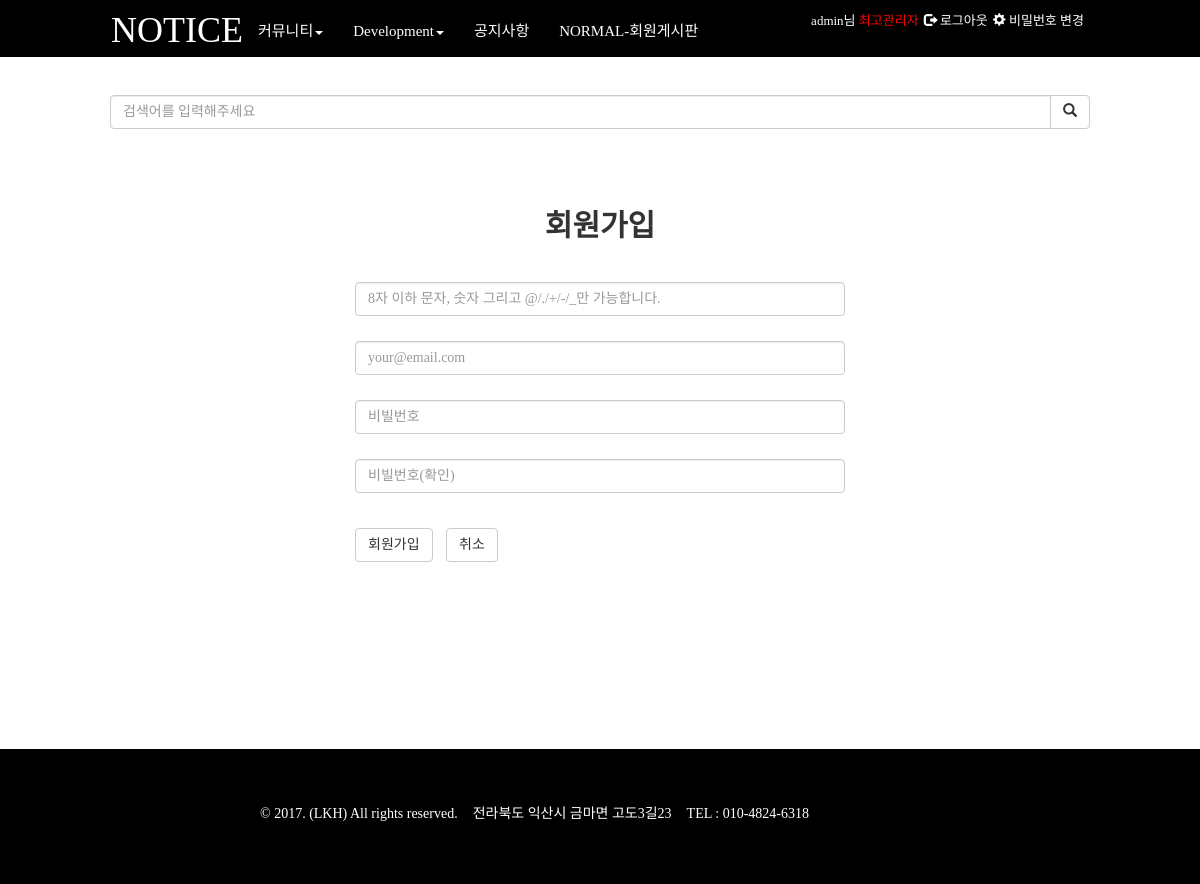
Page /register/ (signed in) on the committed database.
### member/models.py (models this page shows)
class User(AbstractUser):
    is_manager = models.BooleanField('관리자', default=False)
    is_member = models.BooleanField('회원', default=False)
    level1 =1
    level2 = 2
    level3 = 3
    LEVEL_TYPE_CHOICES = (
        (level1, 'manager 권한'),
        (level2, 'family 권한'),
        (level3, 'normal 권한'),
    )
    is_level = models.IntegerField('권한레벨',choices=LEVEL_TYPE_CHOICES,null=True,blank=True,default='3')

### notice/models.py (models this page shows, shortened)
class Notice_category(models.Model):
    title=models.CharField(verbose_name='제목',max_length=100)
    level1 = 1
    level2 = 2
    level3 = 3
    LEVEL_TYPE_CHOICES = (
        (level1, 'manager 권한'),
        (level2, 'family 권한'),
        (level3, 'normal 권한'),
    )
    list_auth = models.IntegerField('목록보기', choices=LEVEL_TYPE_CHOICES, null=True, blank=True)
    detail_auth = models.IntegerField('상세보기', choices=LEVEL_TYPE_CHOICES, null=True, blank=True)
    writer_auth = models.IntegerField('글쓰기', choices=LEVEL_TYPE_CHOICES, null=True, blank=True)
    created_date = models.DateTimeField(verbose_name='만든날짜',auto_now_add=True,)  # auto_now_add=True생정날짜,auto_now=True수정날짜
    modified_date = models.DateTimeField(verbose_name='수정날짜', auto_now=True)

### mysite/views.py (the view)
# urls.py: url(r'^register/', UserRegisterView.as_view(), name='register'),
class UserRegisterView(CreateView):
    template_name = 'registration/register.html'
    form_class = CreateUserForm
    success_url = reverse_lazy('home')
    def get_context_data(self, **kwargs):
        context = super().get_context_data(**kwargs)
        context['category'] = Notice_category.objects.all()
        context['searchForm']=PostSearchForm()
        return context

### mysite/forms.py
class CreateUserForm(UserCreationForm):
    class Meta:
        model = get_user_model()
        fields = ['username', 'email','first_name','last_name','is_level','password1','password2']
        widgets = {
            'username': forms.TextInput(attrs={'class': 'username form-control', 'placeholder': '8자 이하 문자, 숫자 그리고 @/./+/-/_만 가능합니다.'}),
            'email': forms.EmailInput(attrs={'class': 'email form-control','placeholder': 'your@email.com'}),
        }
        labels = {
            'username': '아이디',
            'email': '이메일',
        }
    def __init__(self, *args, **kwargs):
        super(CreateUserForm, self).__init__( *args, **kwargs)
        self.fields['username'].widget.attrs['maxlength'] = 8

### notice/forms.py
class PostSearchForm(forms.Form):
    search_word = forms.CharField(label='search_word',widget=forms.TextInput(attrs={'class':'form-control','placeholder': '검색어를 입력해주세요'}))

### templates/registration/register.html (shortened to what this page needs)
{% extends "home.html" %}
{% block title %}NOTICE{% endblock %}
{% block content %}
<section class="register_section wrap">
    <h1>회원가입</h1>
    <form method="post" action="." class="register_form">
    <fieldset>
        {{ form.username }}
        {{ form.email }}
        <input class="form-control" id="{{ form.password1.id_for_label }}" placeholder="비빌번호" maxlength="12" name="{{ form.password1.html_name }}" type="password"/>
        <input class="form-control" id="{{ form.password2.id_for_label }}" placeholder="비빌번호(확인)" maxlength="12" name="{{ form.password2.html_name }}" type="password"/>
    </fieldset>
    <div class="btn_register_div">
        <input class="btn btn-default btn_register" type="submit" value="회원가입"/>
        <a href="{% url 'home' %}">
          <button class="btn btn-default" type="button">취소</button>
        </a>
    </div>
    </form>
</section>
{% endblock %}

### templates/home.html (shortened to what this page needs)
{% extends 'base.html' %}
{% load staticfiles %}
{% block gnbcontent %}
{% load static %}
<ul class="nav navbar-nav gnb">
    <li class="dropdown">
        <a class="dropdown-toggle" data-toggle="dropdown" href="#">
            커뮤니티<span class="caret"></span>
        </a>
    </li>
    <li class="dropdown">
        <a class="dropdown-toggle" data-toggle="dropdown" href="#">
            Development<span class="caret"></span>
        </a>
    </li>
    {% for category in category %}
    {% if category.title == '공지사항'  %}
        <li>
            <a href="{% url 'notice_list:post_list' category=category.id %}">{{ category.title }}</a>
        </li>
    {%endif%}
    {% endfor %}
    {% for category in category %}
    {% if category.title == 'NORMAL-회원게시판'  %}
        <li>
            <a href="{% url 'notice_list:post_list' category=category.id %}">{{ category.title }}</a>
        </li>
    {%endif%}
    {% endfor %}
</ul>
</div>
</nav>
</header>
<form class="wrap search_form" action="{% url 'post_search' %}" method="post">
    <div class="input-group">
        {{ searchForm.search_word }}
        <div class="input-group-btn">
            <button class="btn btn-default" type="submit">
                <i class="glyphicon glyphicon-search"></i>
            </button>
        </div>
    </div>
</form>
{%endblock%}

### templates/base.html (shortened to what this page needs)
{% load staticfiles %}
<!DOCTYPE html>
<html lang="en">
<head>
    <link rel="stylesheet" href="https://maxcdn.bootstrapcdn.com/bootstrap/3.3.7/css/bootstrap.min.css">
    <link rel="stylesheet" href="{% static 'css/common.css' %}">
    <link rel="stylesheet" href="{% static 'css/base.css' %}">
    <link rel="stylesheet" href="{% static 'css/home.css' %}">
    <link rel="stylesheet" href="{% static 'css/pw_change.css' %}">
    <link rel="stylesheet" href="{% static 'css/login.css' %}">
    <link rel="stylesheet" href="{% static 'css/register.css' %}">
    <link rel="stylesheet" href="{% static 'css/about.css' %}">
    <link rel="stylesheet" href="{% static 'css/post_list.css' %}">
    <link rel="stylesheet" href="{% static 'css/post_edit.css' %}">
    <link rel="stylesheet" href="{% static 'css/post_detail.css' %}">
    <link rel="stylesheet" href="{% static 'css/pc_media.css' %}">
</head>
<body>
<header>
    <nav class="wrap clearfix gnb navbar navbar-inverse">
        <div class="navbar-header">
            <h1 class="logo">
                <a  href="{% url 'home' %}">
                    {% block title %}NOTICE{% endblock %}
                </a>
            </h1>
        </div>
        <div class="collapse navbar-collapse" id="myNavbar">
            <ul class="info nav navbar-nav navbar-right">
                {% if user.is_authenticated  %}
                    <li>
                        {% if  user.is_superuser == True%}
                        <a href="{% url 'manager_home' %}">
                            {{ user.username}}님
                            <span class="rating_admin">최고관리자</span>
                        </a>
                        {%endif%}
                    </li>
                    <li class="logout ">
                        <a href="{% url 'logout' %}">
                            <span class="glyphicon glyphicon-log-out"></span>
                            로그아웃
                        </a>
                    </li>
                    <li class="pd_change">
                        <a href="{% url 'password_change' %}">
                            <span class="glyphicon glyphicon-cog"></span>
                            비밀번호 변경
                        </a>
                    </li>
                {% endif %}
            </ul>
{% block gnbcontent %}{% endblock %}
{% block content %}{% endblock %}
{% block footer %}
        <footer class="footer">
            <div class="wrap clearfix footerinfo">
                <p class="copy">&copy; 2017. (LKH) All rights reserved.</p>
                <address class="address">
                    전라북도 익산시 금마면 고도3길23
                </address>
                <p class="tel">
                    TEL : 010-4824-6318
                </p>
            </div>
        </footer>
{% endblock %}
</body>
</html>

### static/css/common.css (style rules this page uses)
article, aside, details, figcaption, figure, footer, header, main, nav, section { display: block; }
.clearfix { *zoom: 1; }
.clearfix:after { content: ""; clear: both; display: block; }
* { box-sizing: border-box; }
body { margin: 0px; font-family: 'Nanum Myeongjo', serif; }
h1, h2, h3, h4, h5, h6 { margin: 0px; }
a { text-decoration: none; color: #000; }
ul { font-size: 0px; margin: 0px; padding: 0px; list-style: none; }
li { display: inline-block; zoom: 1; }
p { margin: 0px; }
.wrap { margin: 0px auto; max-width: 980px; padding: 0px 20px; }

### static/css/base.css (style rules this page uses)
header { background-color: black; position: fixed; width: 100%; z-index: 10000; }
.navbar-inverse { background-color: black; border-color: black; }
.logo { padding: 5px 0px; text-align: center; }
.logo>a { color: #ffffff; text-decoration: none; padding-left: 40px; }
.info { text-align: center; }
.info>li { display: inline-block !important; font-size: 15px; color: #ffffff; padding-right: 5px; }
.info>li>a { font-size: 15px; color: #ffffff !important; padding: 0px 0px; }
.rating_admin,.rating_manager { color: red !important; }
.footer { margin-top: 25px; background-color: black; padding: 25px 0px; }
.copy { margin-bottom: 5px; text-align: center; color: #ffffff; }
.address { margin-bottom: 5px; text-align: center; color: #ffffff; }
.tel { text-align: center; color: #ffffff; }

### static/css/home.css (style rules this page uses)
.gnb { font-size: 15px; }
.gnb>li>a { color: #ffff !important; }
.search_form { padding-top: 80px; margin-bottom: 25px; }

### static/css/login.css (style rules this page uses)
#id_username { margin-bottom: 15px; }

### static/css/register.css (style rules this page uses)
.register_section { margin-top: 50px; min-height: 330px; }
.register_section>h1 { font-size: 30px; font-weight: bold; margin-bottom: 20px; }
.email { margin-bottom: 15px; }
#id_password1 { margin-bottom: 15px; }
#id_password2 { margin-bottom: 15px; }
.btn_register_div { margin-top: 10px; }
.btn_register { margin-right: 10px; }

### static/css/pc_media.css (style rules this page uses)
@media all and (min-width: 768px) { .wrap { padding: 0px; } }
@media all and (min-width: 768px) { .logo>a { padding-left: 0px; } }
@media all and (min-width: 768px) { .info { margin-top: 5px; } }
@media all and (min-width: 768px) { .info>li>a { font-size: 13px; } }
@media all and (min-width: 768px) { .gnb { margin-top: 5px; } }
@media all and (min-width: 768px) { .gnb>li>a { padding-top: 10px; } }
@media all and (min-width: 768px) { .search_form { padding-top:95px; margin-bottom: 0px; } }
@media all and (min-width: 768px) { #id_username { margin-bottom: 25px; } }
@media all and (min-width: 768px) { .register_section { margin-top:80px; min-height:475px; } }
@media all and (min-width: 768px) { .register_section>h1 { text-align: center; margin-bottom:40px; } }
@media all and (min-width: 768px) { .register_form { width: 50%; margin: 0px auto; } }
@media all and (min-width: 768px) { .email { margin-bottom: 25px; } }
@media all and (min-width: 768px) { #id_password1 { margin-bottom: 25px; } }
@media all and (min-width: 768px) { #id_password2 { margin-bottom: 25px; } }
@media all and (min-width: 768px) { .footer { margin-top: 65px; padding: 50px 0px } }
@media all and (min-width: 768px) { .footerinfo { padding: 5px 150px; } }
@media all and (min-width: 768px) { .copy { float: left; padding-right: 15px; } }
@media all and (min-width: 768px) { .address { float: left; padding-right: 15px; } }
@media all and (min-width: 768px) { .tel { float: left; } }

### rows in the picture
User: username "admin"
Notice_category: title "공지사항"
Notice_category: title "NORMAL-회원게시판"
